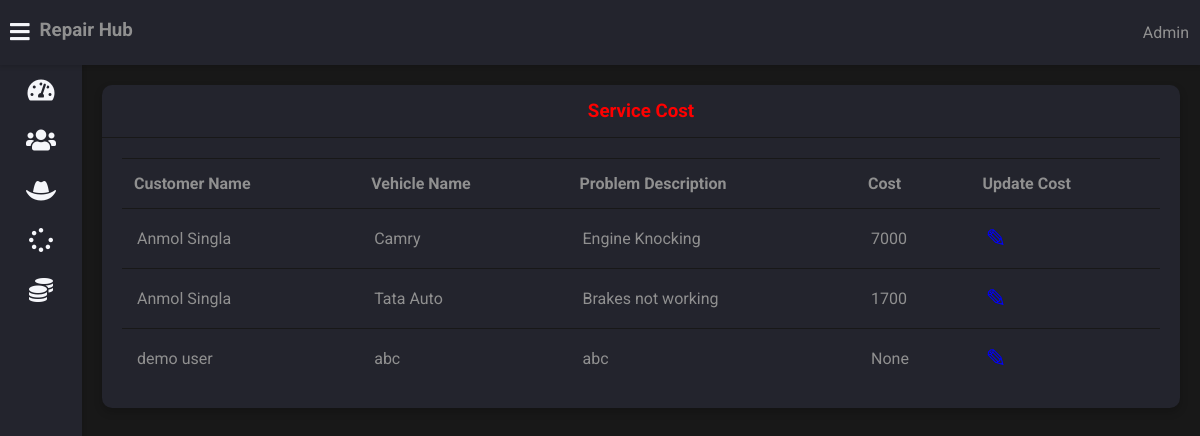
Screenshot of /admin-view-service-cost (signed in) with the database file from the repository.
### vehicle/models.py (models this page shows, shortened)
class Customer(models.Model):
    user=models.OneToOneField(User,on_delete=models.CASCADE)
    profile_pic= models.ImageField(upload_to='profile_pic/CustomerProfilePic/',null=True,blank=True)
    address = models.CharField(max_length=40)
    mobile = models.CharField(max_length=20,null=False)
    @property
    def get_name(self):
        return self.user.first_name+" "+self.user.last_name
    def __str__(self):
        return self.user.first_name

class Request(models.Model):
    cat=(('two wheeler with gear','two wheeler with gear'),('two wheeler without gear','two wheeler without gear'),('three wheeler','three wheeler'),('four wheeler','four wheeler'))
    category=models.CharField(max_length=50,choices=cat)
    vehicle_no=models.PositiveIntegerField(null=False)
    vehicle_name = models.CharField(max_length=40,null=False)
    vehicle_model = models.CharField(max_length=40,null=False)
    vehicle_brand = models.CharField(max_length=40,null=False)
    problem_description = models.CharField(max_length=500,null=False)
    date=models.DateField(auto_now=True)
    cost=models.PositiveIntegerField(null=True)
    customer=models.ForeignKey('Customer', on_delete=models.CASCADE,null=True)
    mechanic=models.ForeignKey('Mechanic',on_delete=models.CASCADE,null=True)
    stat=(('Pending','Pending'),('Approved','Approved'),('Repairing','Repairing'),('Repairing Done','Repairing Done'),('Released','Released'))
    status=models.CharField(max_length=50,choices=stat,default='Pending',null=True)

### vehicle/views.py (the view)
# urls.py: path('admin-view-service-cost',views.admin_view_service_cost_view,name='admin-view-service-cost'),
@login_required(login_url='adminlogin')
def admin_view_service_cost_view(request):
    enquiry=models.Request.objects.all().order_by('-id')
    customers=[]
    for enq in enquiry:
        customer=models.Customer.objects.get(id=enq.customer_id)
        customers.append(customer)
    print(customers)
    return render(request,'vehicle/admin_view_service_cost.html',{'data':zip(customers,enquiry)})

### templates/vehicle/admin_view_service_cost.html
{% extends 'vehicle/adminbase.html' %}
{% block content %}
	<div class="wrapper">
		<div class="row">
			<div class="col-12 col-m-12 col-sm-12">
				<div class="card">
					<div class="card-header">
						<h3 style="color:red; text-align:center" >Service Cost
						</h3>
					</div>
					<div class="card-content">
						<table>
							<thead>
                <tr>
                  <th>Customer Name</th>
                  <th>Vehicle Name</th>
                  <th>Problem Description</th>
                  <th>Cost</th>
                  <th>Update Cost</th>
                </tr>
							</thead>
							<tbody>
                {% for c,r in data %}
                <tr>
                  <td> {{c.get_name}}</td>
                  <td> {{r.vehicle_name}}</td>
                  <td>{{r.problem_description}}</td>
                  <td>{{r.cost}}</td>
                  <td><a  style="color:blue; text-decoration:none;font-size:25px;" href="{% url 'update-cost' r.id  %}">&#9998;</a></td>
                </tr>
                {% endfor %}
							</tbody>
						</table>
					</div>
				</div>
			</div>
		</div>
<br><br><br><br><br><br><br><br><br><br><br><br><br><br><br><br>
	</div>
{% endblock content %}

### static/style.css (style rules this page uses)
:root { --primary-color: #4834d4; --success-color: #6ab04c; --warning-color: #f0932b; --danger-color: #eb4d4b; --light-color: #212529; --light-second-color: #727475; --light-background: #ffffff; --light-second-background: #f1f1f1; --dark-color: #909090; --dark-second-color: #f5f6fa; --dark-background: #23242d; --dark-second-background: #181818; }
.dark { --main-bg-color: var(--dark-background); --second-bg-color: var(--dark-second-background); --main-color: var(--dark-color); --second-color: var(--dark-second-color); }
* { box-sizing: border-box; }
body { font-family: "Roboto", sans-serif; background: var(--main-bg-color); color: var(--main-color); margin: 0; }
.wrapper { padding: 10px; margin-left: 82px; padding-top: 75px; background: var(--second-bg-color); transition: margin-left 0.5s; }
.row { display: flex; flex-wrap: wrap; flex-direction: row; }
.row:after, .row:before { box-sizing: border-box; }
[class*="col-"] { padding: 10px; }
@media only screen and (min-width: 600px) { .col-sm-12 { width: 100%; } }
@media only screen and (min-width: 768px) { .col-m-12 { width: 100%; } }
@media only screen and (min-width: 992px) { .col-12 { width: 100%; } }
.card { background: var(--main-bg-color); color: var(--main-color); border-radius: 10px; margin-bottom: 10px; box-shadow: 0 4px 8px 0 rgba(0, 0, 0, 0.2); }
.card-header { padding: 15px 30px; border-bottom: 1px solid var(--second-bg-color); position: relative; }
.card-header h3 { margin: 0; }
.card-content { padding: 20px; overflow-x: auto; }
table { border-collapse: collapse; width: 100%; }
table td { border-top: 1px solid var(--second-bg-color); padding: 15px; }
table th { border-top: 1px solid var(--second-bg-color); border-bottom: 1px solid var(--second-bg-color); padding: 15px 12px; text-align: left; }

### rows the page displays
Customer: get_name "Anmol Singla", vehicle_name "Camry", problem_description "Engine Knocking", cost "7000", vehicle_name "Tata Auto", problem_description "Brakes not working", cost "1700"
Customer: get_name "demo user", vehicle_name "abc", problem_description "abc", cost "None"
